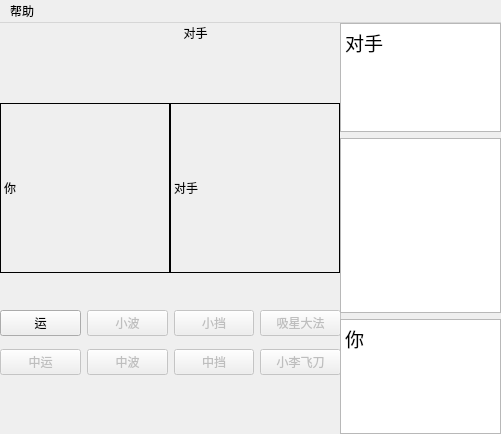
<?xml version="1.0" encoding="UTF-8"?>
<ui version="4.0">
 <class>MainWindow</class>
 <widget class="QMainWindow" name="MainWindow">
  <property name="windowModality">
   <enum>Qt::NonModal</enum>
  </property>
  <property name="geometry">
   <rect>
    <x>0</x>
    <y>0</y>
    <width>501</width>
    <height>434</height>
   </rect>
  </property>
  <property name="windowTitle">
   <string>运</string>
  </property>
  <property name="toolButtonStyle">
   <enum>Qt::ToolButtonIconOnly</enum>
  </property>
  <widget class="QWidget" name="centralWidget">
   <widget class="QWidget" name="verticalLayoutWidget">
    <property name="geometry">
     <rect>
      <x>0</x>
      <y>280</y>
      <width>341</width>
      <height>81</height>
     </rect>
    </property>
    <layout class="QGridLayout" name="gridLayout">
     <item row="0" column="0">
      <widget class="QPushButton" name="Bt_yun_x">
       <property name="enabled">
        <bool>true</bool>
       </property>
       <property name="text">
        <string>运</string>
       </property>
      </widget>
     </item>
     <item row="0" column="1">
      <widget class="QPushButton" name="Bt_bo_x">
       <property name="enabled">
        <bool>false</bool>
       </property>
       <property name="text">
        <string>小波</string>
       </property>
      </widget>
     </item>
     <item row="0" column="3">
      <widget class="QPushButton" name="Bt_xxdf">
       <property name="enabled">
        <bool>false</bool>
       </property>
       <property name="text">
        <string>吸星大法</string>
       </property>
      </widget>
     </item>
     <item row="0" column="2">
      <widget class="QPushButton" name="Bt_dang_x">
       <property name="enabled">
        <bool>false</bool>
       </property>
       <property name="text">
        <string>小挡</string>
       </property>
      </widget>
     </item>
     <item row="1" column="0">
      <widget class="QPushButton" name="Bt_yun_z">
       <property name="enabled">
        <bool>false</bool>
       </property>
       <property name="text">
        <string>中运</string>
       </property>
      </widget>
     </item>
     <item row="1" column="1">
      <widget class="QPushButton" name="Bt_bo_z">
       <property name="enabled">
        <bool>false</bool>
       </property>
       <property name="text">
        <string>中波</string>
       </property>
      </widget>
     </item>
     <item row="1" column="2">
      <widget class="QPushButton" name="Bt_dang_z">
       <property name="enabled">
        <bool>false</bool>
       </property>
       <property name="text">
        <string>中挡</string>
       </property>
      </widget>
     </item>
     <item row="1" column="3">
      <widget class="QPushButton" name="Bt_xlfd">
       <property name="enabled">
        <bool>false</bool>
       </property>
       <property name="text">
        <string>小李飞刀</string>
       </property>
      </widget>
     </item>
    </layout>
   </widget>
   <widget class="QLabel" name="label_3">
    <property name="geometry">
     <rect>
      <x>0</x>
      <y>0</y>
      <width>391</width>
      <height>20</height>
     </rect>
    </property>
    <property name="text">
     <string>对手</string>
    </property>
    <property name="alignment">
     <set>Qt::AlignCenter</set>
    </property>
   </widget>
   <widget class="QWidget" name="verticalLayoutWidget_2">
    <property name="geometry">
     <rect>
      <x>340</x>
      <y>0</y>
      <width>161</width>
      <height>411</height>
     </rect>
    </property>
    <layout class="QVBoxLayout" name="verticalLayout">
     <item>
      <widget class="QTextEdit" name="textEdit">
       <property name="maximumSize">
        <size>
         <width>199</width>
         <height>126</height>
        </size>
       </property>
       <property name="font">
        <font>
         <family>微软雅黑</family>
         <pointsize>14</pointsize>
        </font>
       </property>
       <property name="documentTitle">
        <string/>
       </property>
       <property name="readOnly">
        <bool>true</bool>
       </property>
       <property name="html">
        <string>&lt;!DOCTYPE HTML PUBLIC &quot;-//W3C//DTD HTML 4.0//EN&quot; &quot;http://www.w3.org/TR/REC-html40/strict.dtd&quot;&gt;
&lt;html&gt;&lt;head&gt;&lt;meta name=&quot;qrichtext&quot; content=&quot;1&quot; /&gt;&lt;style type=&quot;text/css&quot;&gt;
p, li { white-space: pre-wrap; }
&lt;/style&gt;&lt;/head&gt;&lt;body style=&quot; font-family:'微软雅黑'; font-size:14pt; font-weight:400; font-style:normal;&quot;&gt;
&lt;p style=&quot; margin-top:0px; margin-bottom:0px; margin-left:0px; margin-right:0px; -qt-block-indent:0; text-indent:0px;&quot;&gt;对手&lt;/p&gt;
&lt;p style=&quot;-qt-paragraph-type:empty; margin-top:0px; margin-bottom:0px; margin-left:0px; margin-right:0px; -qt-block-indent:0; text-indent:0px;&quot;&gt;&lt;br /&gt;&lt;/p&gt;&lt;/body&gt;&lt;/html&gt;</string>
       </property>
      </widget>
     </item>
     <item>
      <widget class="QTextEdit" name="textEdit_3">
       <property name="minimumSize">
        <size>
         <width>0</width>
         <height>175</height>
        </size>
       </property>
      </widget>
     </item>
     <item>
      <widget class="QTextEdit" name="textEdit_2">
       <property name="maximumSize">
        <size>
         <width>16777215</width>
         <height>132</height>
        </size>
       </property>
       <property name="font">
        <font>
         <family>微软雅黑</family>
         <pointsize>14</pointsize>
        </font>
       </property>
       <property name="readOnly">
        <bool>true</bool>
       </property>
       <property name="html">
        <string>&lt;!DOCTYPE HTML PUBLIC &quot;-//W3C//DTD HTML 4.0//EN&quot; &quot;http://www.w3.org/TR/REC-html40/strict.dtd&quot;&gt;
&lt;html&gt;&lt;head&gt;&lt;meta name=&quot;qrichtext&quot; content=&quot;1&quot; /&gt;&lt;style type=&quot;text/css&quot;&gt;
p, li { white-space: pre-wrap; }
&lt;/style&gt;&lt;/head&gt;&lt;body style=&quot; font-family:'微软雅黑'; font-size:14pt; font-weight:400; font-style:normal;&quot;&gt;
&lt;p style=&quot; margin-top:0px; margin-bottom:0px; margin-left:0px; margin-right:0px; -qt-block-indent:0; text-indent:0px;&quot;&gt;你&lt;/p&gt;&lt;/body&gt;&lt;/html&gt;</string>
       </property>
      </widget>
     </item>
    </layout>
   </widget>
   <widget class="QLabel" name="image_u">
    <property name="geometry">
     <rect>
      <x>0</x>
      <y>80</y>
      <width>170</width>
      <height>170</height>
     </rect>
    </property>
    <property name="autoFillBackground">
     <bool>true</bool>
    </property>
    <property name="frameShape">
     <enum>QFrame::Box</enum>
    </property>
    <property name="text">
     <string>你</string>
    </property>
   </widget>
   <widget class="QLabel" name="image_opp">
    <property name="geometry">
     <rect>
      <x>170</x>
      <y>80</y>
      <width>170</width>
      <height>170</height>
     </rect>
    </property>
    <property name="autoFillBackground">
     <bool>true</bool>
    </property>
    <property name="frameShape">
     <enum>QFrame::Box</enum>
    </property>
    <property name="text">
     <string>对手</string>
    </property>
   </widget>
  </widget>
  <widget class="QMenuBar" name="menuBar">
   <property name="geometry">
    <rect>
     <x>0</x>
     <y>0</y>
     <width>501</width>
     <height>23</height>
    </rect>
   </property>
   <widget class="QMenu" name="menu">
    <property name="title">
     <string>帮助</string>
    </property>
    <addaction name="actionguanyu"/>
   </widget>
   <addaction name="menu"/>
  </widget>
  <action name="actionguanyu">
   <property name="text">
    <string>guanyu</string>
   </property>
  </action>
 </widget>
 <resources/>
 <connections/>
</ui>
